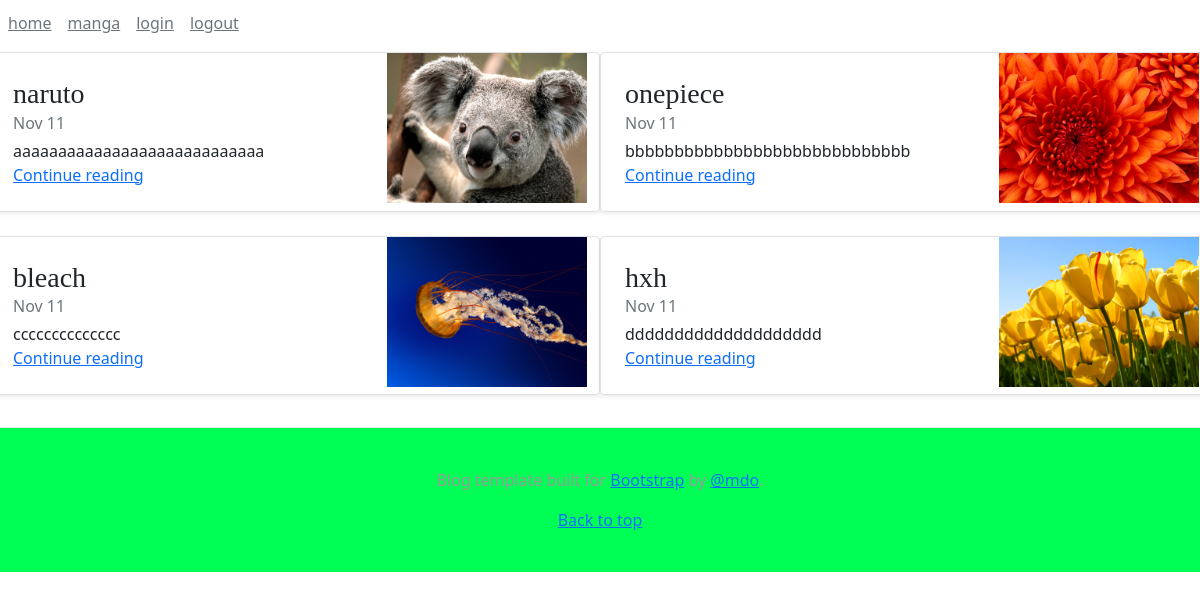
Before: / with the older database file.
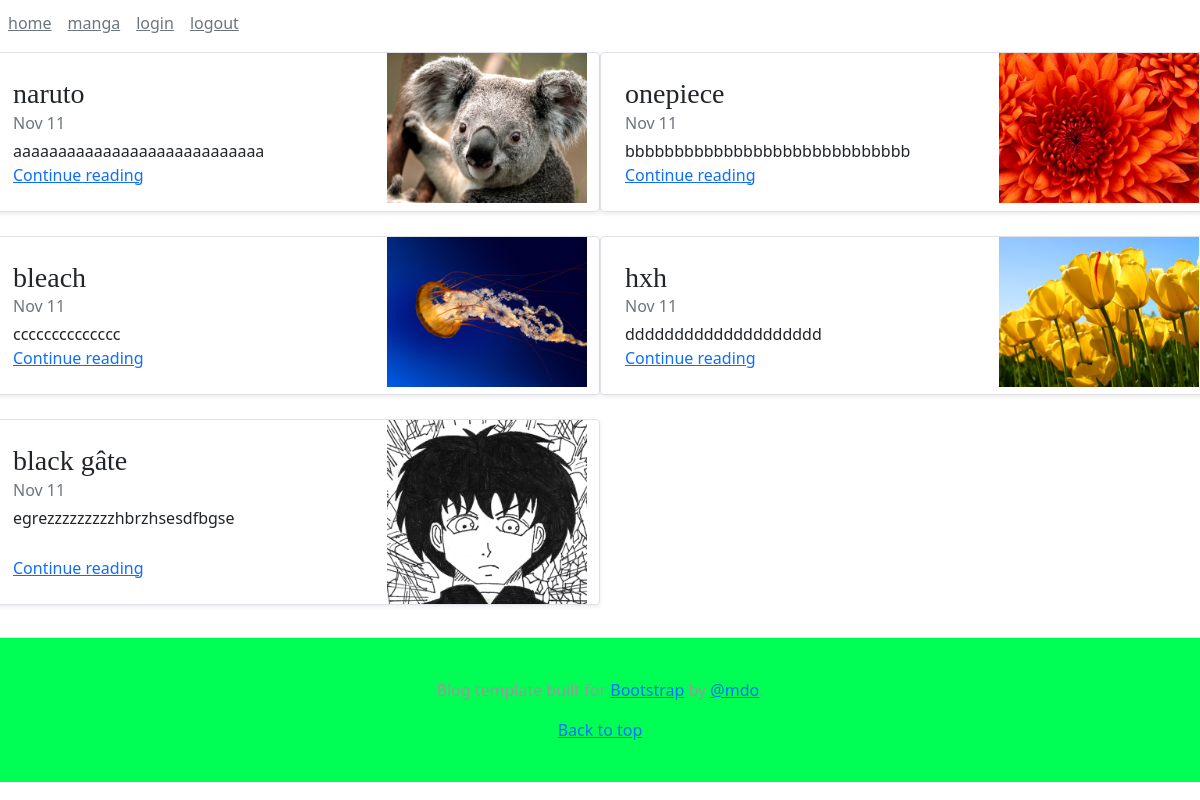
After: the same page with the newer database file.
### manga/models.py (models this page shows, shortened)
class Manga(models.Model):
    name = models.CharField(max_length=255, default='')
    description = models.TextField(default='')
    slug = models.SlugField(blank=True, default='')
    image = models.ImageField(default='', blank=True, upload_to='images')
    user = models.ForeignKey(User, null=True, on_delete=models.CASCADE) #un chapitre appartient à un seul manga

### manga/views.py (the view)
# urls.py: path('',views.manga,name='pagemanga'),
def manga(request):
    mangaliste = Manga.objects.all() #récupère tous la liste des mangas
    return render(request, 'manga/manga.html', {'mangahtml': mangaliste }) #crée la page de la liste des mangas

### templates/manga/manga.html
{% extends 'base/base.html' %}
{% block content %}
<div class="row mb-2">
{% for manga in mangahtml %}
      <div class="col-md-6">
        <div class="row no-gutters border rounded overflow-hidden flex-md-row mb-4 shadow-sm h-md-150 position-relative">
          <div class="col p-4 d-flex flex-column position-static">
            <h3 class="mb-0">{{ manga.name }}</h3>
            <div class="mb-1 text-muted">Nov 11</div>
            <p class="mb-auto">{{ manga.description|slice:":100" }}</p>
            <a href="{% url 'pagedetailmanga'  manga.slug %}" target="_self" class="stretched-link">Continue reading</a>
          </div>
          <div class="col-auto d-none d-lg-block">
            <img class= "img-fluid max-width:100% height:auto" width="200" height="150" src="{{ manga.image.url }}" >
          </div>
        </div>
      </div>
{% endfor %}
   </div>
{% endblock %}

Changed rows visible on the page:
added Manga: name "black gâte", description "egrezzzzzzzzzhbrzhsesdfbgse", image (picture)
